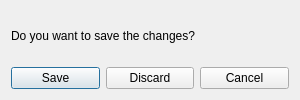
<?xml version="1.0" encoding="UTF-8"?>
<ui version="4.0">
 <class>unsaved_changes_dialog</class>
 <widget class="QDialog" name="unsaved_changes_dialog">
  <property name="geometry">
   <rect>
    <x>0</x>
    <y>0</y>
    <width>300</width>
    <height>100</height>
   </rect>
  </property>
  <property name="windowTitle">
   <string>Unsaved changes</string>
  </property>
  <layout class="QVBoxLayout" name="verticalLayout">
   <item>
    <widget class="QLabel" name="label">
     <property name="text">
      <string>Do you want to save the changes?</string>
     </property>
    </widget>
   </item>
   <item>
    <layout class="QHBoxLayout" name="horizontal_layout">
     <property name="spacing">
      <number>6</number>
     </property>
     <item>
      <widget class="QPushButton" name="save_button">
       <property name="text">
        <string>Save</string>
       </property>
      </widget>
     </item>
     <item>
      <widget class="QPushButton" name="discard_button">
       <property name="text">
        <string>Discard</string>
       </property>
      </widget>
     </item>
     <item>
      <widget class="QPushButton" name="cancel_button">
       <property name="text">
        <string>Cancel</string>
       </property>
      </widget>
     </item>
    </layout>
   </item>
  </layout>
 </widget>
 <resources/>
 <connections/>
</ui>
